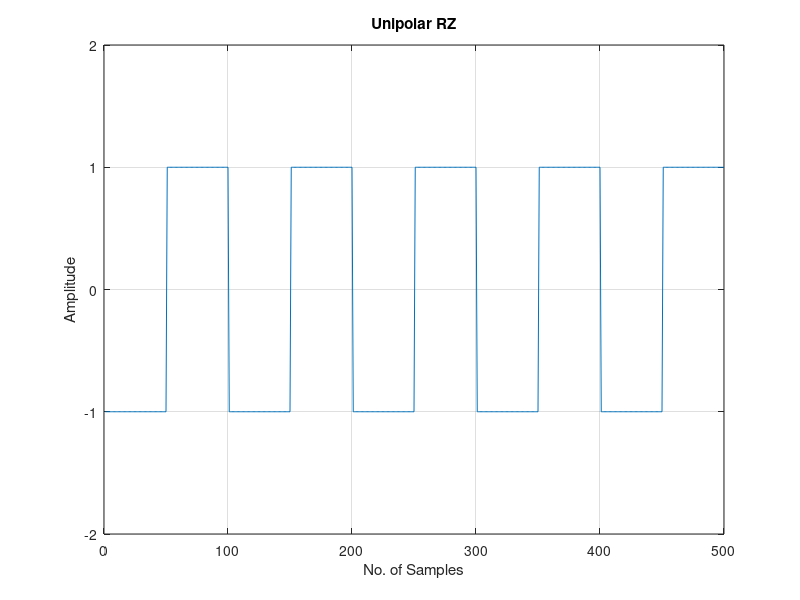

Write MATLAB code to recreate this figure.
%line coding
clc;
clear all;
close all;
input1=input('enter no of input bits: ');
for i=1:input1
    a(i)=input('enter input bits: ');
end
sample=100;
output1=[];
sign=1;
for j=1:length(a)
    if a(j)==1
        c=sign*[ones(1,sample/2), -ones(1, sample/2)];
        sign=sign*(-1);
        
    else
        c=sign*[-ones(1,sample/2), ones(1, sample/2)];
        
        
    end
    output1=[output1, c];
end
plot(output1);
axis([0 ,sample*length(a), -2, 2]);
xlabel('No. of Samples');
ylabel('Amplitude');
title('Unipolar RZ');
grid on


        
